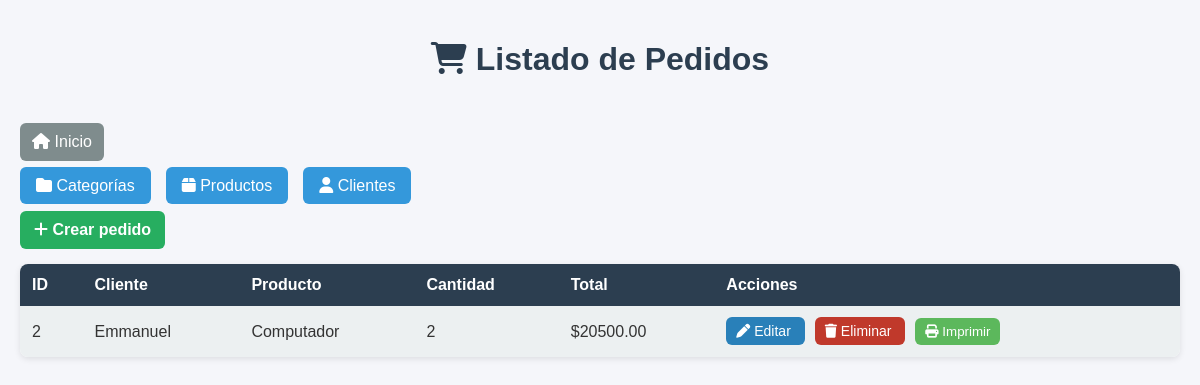
Page /pedidos/ on the committed database.
### msimple/models.py (models this page shows, shortened)
class Pedido(models.Model):
    cliente = models.ForeignKey(Cliente, on_delete=models.CASCADE)
    producto = models.ForeignKey(Producto, on_delete=models.CASCADE)
    cantidad = models.PositiveIntegerField()
    def total(self):
        return self.producto.precio * self.cantidad

class Cliente(models.Model):
    nombre = models.CharField(max_length=150)
    correo = models.EmailField()
    telefono = models.CharField(max_length=20)

class Producto(models.Model):
    nombre = models.CharField(max_length=150)
    precio = models.DecimalField(max_digits=10, decimal_places=2)
    categoria = models.ForeignKey(Categoria, on_delete=models.CASCADE)

### msimple/views.py (the view)
# urls.py: path('pedidos/', views.listar_pedidos, name='listar_pedidos'),
def listar_pedidos(request):
    pedidos = Pedido.objects.select_related('cliente', 'producto').all()
    return render(request, 'pedidos/listar.html', {'pedidos': pedidos})

### msimple/templates/pedidos/listar.html (shortened to what this page needs)
<!DOCTYPE html>
<html lang="es">
<head>
    <link rel="stylesheet" href="https://cdnjs.cloudflare.com/ajax/libs/font-awesome/6.5.0/css/all.min.css">
</head>
<body>
    <h1><i class="fa-solid fa-cart-shopping"></i> Listado de Pedidos</h1>
    <a class="btn-volver" href="{% url 'index' %}">
        <i class="fa-solid fa-house"></i> Inicio
    </a>
    <nav>
        <ul>
            <li><a href="/categorias/"><i class="fa-solid fa-folder"></i> Categorías</a></li>
            <li><a href="/productos/"><i class="fa-solid fa-box"></i> Productos</a></li>
            <li><a href="/clientes/"><i class="fa-solid fa-user"></i> Clientes</a></li>
        </ul>
    </nav>
    <a href="{% url 'crear_pedido' %}" class="boton-crear">
        <i class="fa-solid fa-plus"></i> Crear pedido
    </a>
    <table>
        <tr>
            <th>ID</th>
            <th>Cliente</th>
            <th>Producto</th>
            <th>Cantidad</th>
            <th>Total</th>
            <th>Acciones</th>
        </tr>
        {% for p in pedidos %}
        <tr>
            <td>{{ p.id }}</td>
            <td>{{ p.cliente.nombre }}</td>
            <td>{{ p.producto.nombre }}</td>
            <td>{{ p.cantidad }}</td>
            <td>${{ p.total }}</td>
            <td class="acciones">
                <a class="editar" href="{% url 'editar_pedido' p.id %}">
                    <i class="fa-solid fa-pen"></i> Editar
                </a>
                <a class="eliminar" href="{% url 'eliminar_pedido' p.id %}">
                    <i class="fa-solid fa-trash"></i> Eliminar
                </a>
                <button class="imprimir" onclick="abrirModal('{{ p.id }}')">
                    <i class="fa-solid fa-print"></i> Imprimir
                </button>
            </td>
        </tr>
        {% endfor %}
    </table>
</body>
</html>

### msimple/templates/pedidos/listar.html (style rules this page uses)
body { font-family: Arial, Helvetica, sans-serif; margin: 0; padding: 20px; background: #f5f6fa; color: #333; }
h1 { text-align: center; color: #2c3e50; margin-bottom: 25px; }
a.boton-crear { display: inline-block; background: #27ae60; color: white; padding: 10px 14px; border-radius: 6px; text-decoration: none; font-weight: bold; margin-bottom: 15px; transition: .2s; }
table { width: 100%; border-collapse: collapse; background: white; border-radius: 8px; overflow: hidden; box-shadow: 0 2px 6px rgba(0, 0, 0, 0.1); }
th, td { padding: 12px; text-align: left; }
th { background: #2c3e50; color: white; }
tr:nth-child(even) { background: #ecf0f1; }
.acciones a { margin-right: 10px; padding: 6px 10px; border-radius: 6px; text-decoration: none; color: white; font-size: 14px; transition: .2s; }
.editar { background: #2980b9; }
.eliminar { background: #c0392b; }
.imprimir { background: #5cb85c; color: white; padding: 6px 10px; border-radius: 6px; border: none; cursor: pointer; }
.btn-volver { display: inline-block; margin: 20px auto 0; width: 60px; text-align: center; background: #7f8c8d; color: white; padding: 10px 12px; border-radius: 6px; text-decoration: none; transition: .2s; }
nav ul { list-style: none; padding: 0; display: flex; gap: 15px; flex-wrap: wrap; }
nav a { text-decoration: none; background: #3498db; padding: 10px 16px; color: white; border-radius: 6px; transition: .2s; }

### rows in the picture
Pedido: id "2", cliente.nombre "Emmanuel", producto.nombre "Computador", cantidad "2", total "20500.00"
